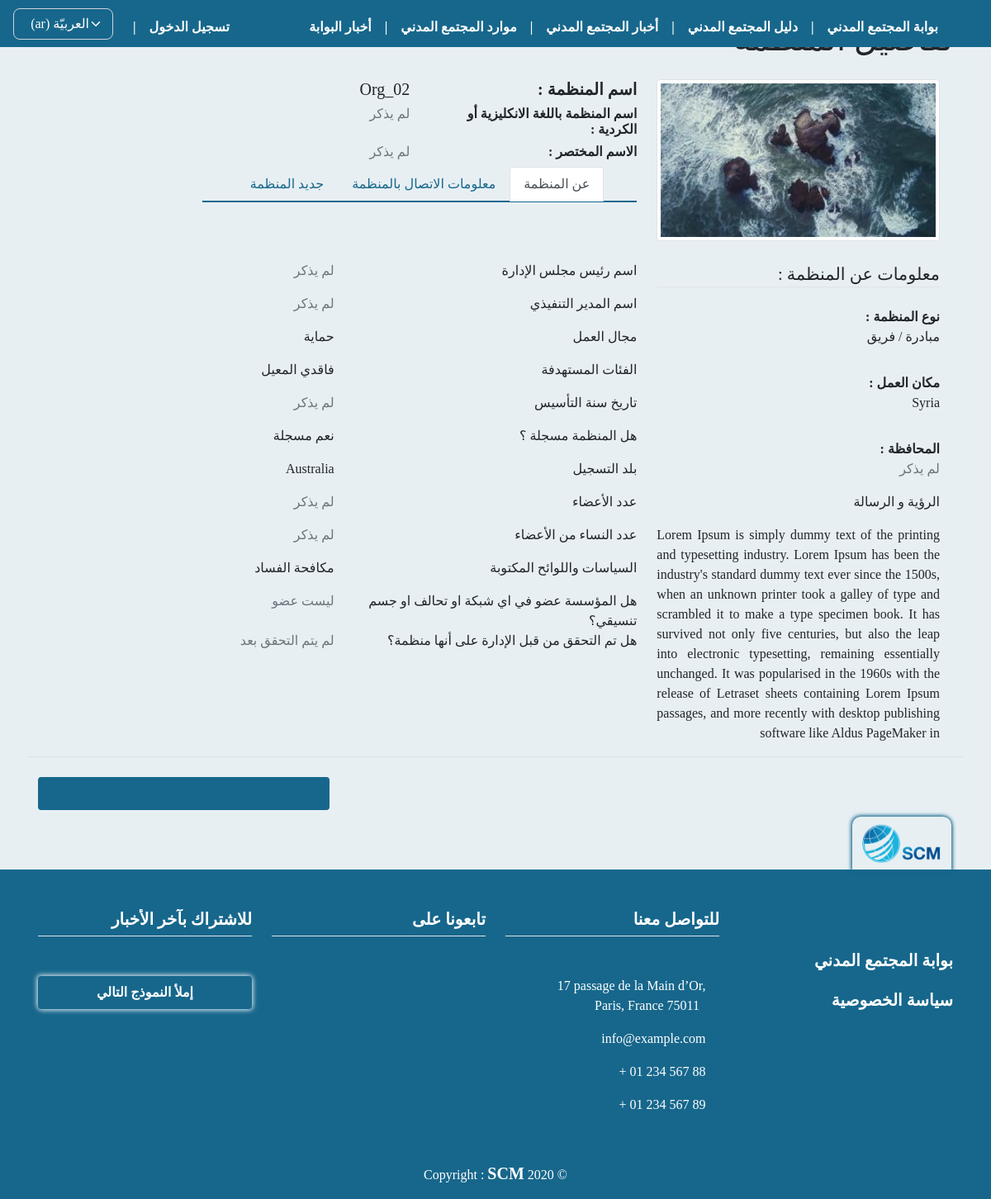
/particip_detail/4, run on an earlier commit of the app's database.
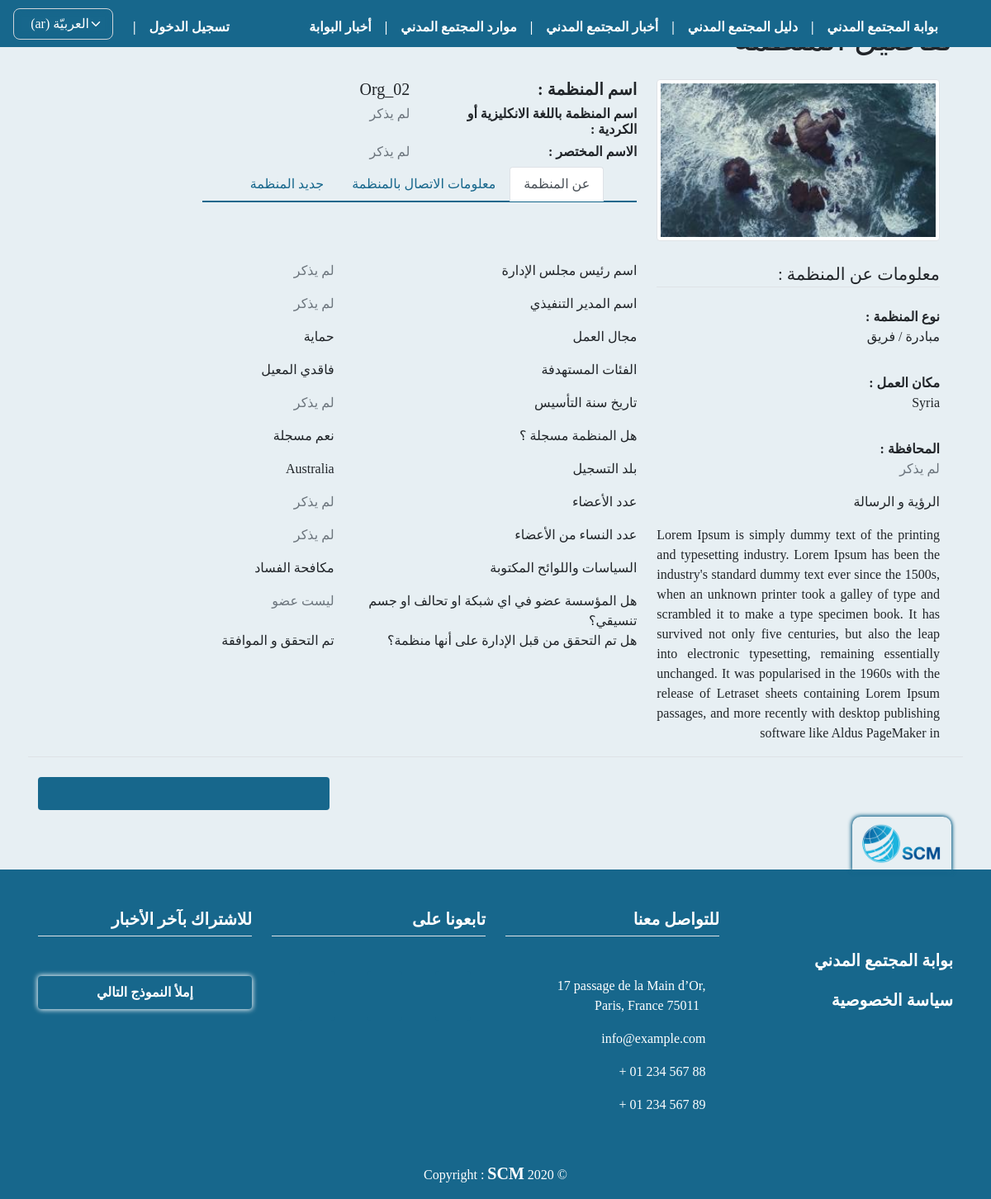
And on a later commit of the database.
### orgs/views.py (the view)
# urls.py: path('particip_detail/<str:par_id>',
def particip_detail(request, par_id):
    org = get_object_or_404(OrgProfile, id=par_id)
    org_type = org.get_org_type_display()
    position_work = org.get_position_work_display()
    work_domain = org.get_work_domain_display()
    target_cat = org.get_target_cat_display()
    org_registered_country = org.get_org_registered_country_display()
    w_polic_regulations = org.get_w_polic_regulations_display()
    if request.method == 'POST':
        form = OrgConfirmForm(request.POST or None, instance=org)
        if form.is_valid():
            pub = form.save(commit=False)
            pub.published_at = datetime.utcnow()
            pub.save()
            messages.success(request, _(
                'لقد تم تغيير حالة الطلب للمنظمة بنجاح'))
            return redirect('guide')
    else:
        form = OrgConfirmForm(instance=org)
    context = {
        'org': org,
        'form': form,
        'org_type': org_type,
        'position_work': position_work,
        'work_domain': work_domain,
        'target_cat': target_cat,
        'org_registered_country': org_registered_country,
        'w_polic_regulations': w_polic_regulations,
    }
    return render(request, 'profiles/particip_detail.html', context)

### orgs/forms.py
class OrgConfirmForm(forms.ModelForm):
    class Meta:
        model = OrgProfile
        fields = [
            'publish',
        ]

### templates/profiles/particip_detail.html (shortened to what the changed rows need)
{% extends 'base.html' %} {% load static i18n phonenumber_filters %}
{% get_current_language as LANGUAGE_CODE %} {% block title %} {% trans 'تفاصيل المنظمة' %} {% endblock %}
{% block content %}
<h1 class="mt-4 mb-4">{% trans 'تفاصيل المنظمة' %} </h1>
<div class="container emp-profile mt-4">
  <form>
    <div class="row">
      <div class="col-md-8" data-aos="fade-left">
        <div class="tab-content profile-tab" id="myTabContent">
          <div class="tab-pane fade show active" id="about" role="tabpanel" aria-labelledby="about-tab">
            <div class="row">
              <div class="col-md-6">
                <p>
                  {% if org.publish and org.publish == True %}
                  {% trans 'تم التحقق و الموافقة' %}
                  {% else %}
                  <span class="text-muted">
                    {% trans 'لم يتم التحقق بعد' %}
                  </span>
                  {% endif %}
                </p>
              </div>
            </div>
          </div>
        </div>
      </div>
    </div>
  </form>
</div>
{% endblock %}

What changed in the data, as far as the page shows it:
changed OrgProfile "Org_02": publish False → True (drawn)
Also different on the page:
text no longer shown: "لم يتم التحقق بعد"
text now shown: "تم التحقق و الموافقة"
